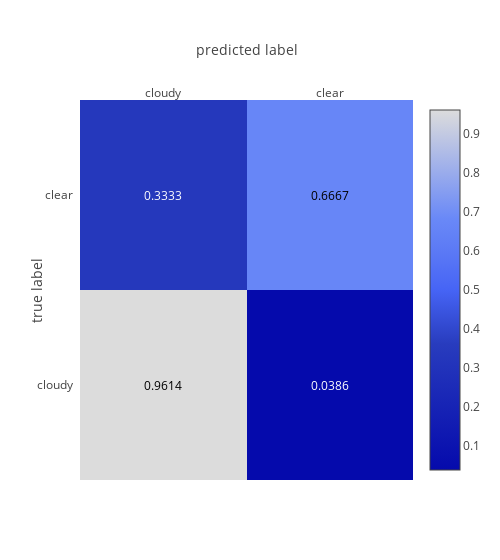

Notebook cell for this chart:
### Code cell
cm = metrics.confusion_matrix(train.df['sky_status'].values, pred)
vis = visualize.Visualizer()
vis.plot_confusion_matrix(cm, labels=['cloudy', 'clear'])

### Figure 1 — Plotly figure (JSON) as saved in the notebook; plotly's stock layout.template omitted (floating-point values rounded to 4 significant figures)
{"data": [{"colorscale": "Blues", "showscale": true, "type": "heatmap", "x": ["cloudy", "clear"], "y": ["cloudy", "clear"], "z": [[0.9614, 0.0386], [0.3333, 0.6667]]}], "layout": {"annotations": [{"font": {"color": "#000000"}, "showarrow": false, "text": "0.9614", "x": "cloudy", "xref": "x1", "y": "cloudy", "yref": "y1"}, {"font": {"color": "#FFFFFF"}, "showarrow": false, "text": "0.0386", "x": "clear", "xref": "x1", "y": "cloudy", "yref": "y1"}, {"font": {"color": "#FFFFFF"}, "showarrow": false, "text": "0.3333", "x": "cloudy", "xref": "x1", "y": "clear", "yref": "y1"}, {"font": {"color": "#000000"}, "showarrow": false, "text": "0.6667", "x": "clear", "xref": "x1", "y": "clear", "yref": "y1"}], "width": 500, "xaxis": {"dtick": 1, "gridcolor": "rgb(0, 0, 0)", "side": "top", "ticks": "", "title": "predicted label"}, "yaxis": {"dtick": 1, "ticks": "", "ticksuffix": "  ", "title": "true label"}}}
